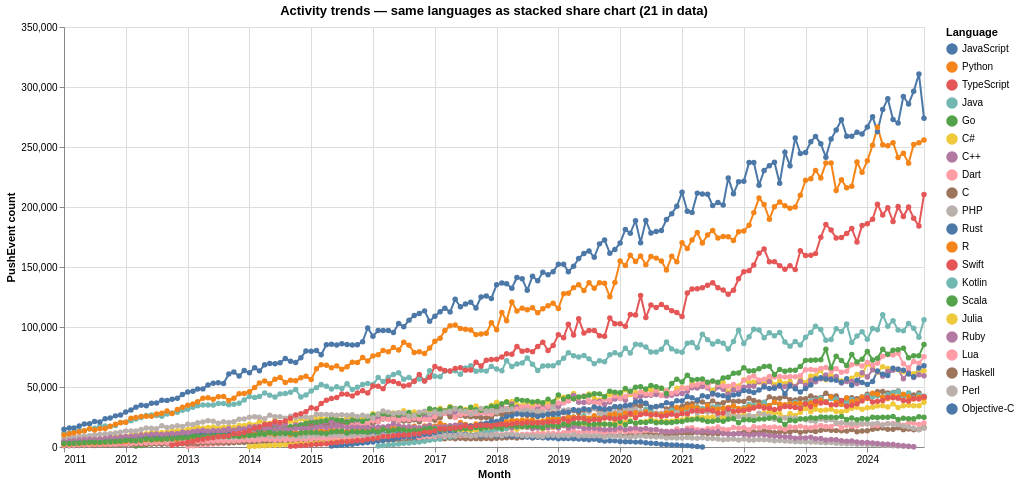

Write a Vega-Lite specification for this figure.
### Vega-Lite specification from a JSON file in a GitHub repository (floating-point values rounded to 4 significant figures; data arrays with more than 128 entries replaced by an {"elided": "..."} marker saying what was removed)
{"config": {"view": {"continuousWidth": 300, "continuousHeight": 300}}, "data": {"name": "data-13496fccf79d7db27b6b25fa1742a8a0"}, "mark": {"type": "line", "point": true}, "encoding": {"color": {"field": "language", "sort": ["JavaScript", "Python", "TypeScript", "Java", "Go", "C#", "C++", "Dart", "C", "PHP", "Rust", "R", "Swift", "Kotlin", "Scala", "Julia", "Ruby", "Lua", "Haskell", "Perl", "Objective-C"], "title": "Language", "type": "nominal"}, "opacity": {"condition": {"param": "param_d17c53de2fbc59c8", "value": 1}, "value": 0.15}, "tooltip": [{"field": "month", "type": "temporal"}, {"field": "language", "type": "nominal"}, {"field": "push_events", "type": "quantitative"}, {"field": "share_pct", "type": "quantitative"}], "x": {"field": "month", "title": "Month", "type": "temporal"}, "y": {"field": "push_events", "title": "PushEvent count", "type": "quantitative"}}, "height": 420, "params": [{"name": "param_d17c53de2fbc59c8", "select": {"type": "point", "fields": ["language"]}, "bind": "legend"}], "title": "Activity trends — same languages as stacked share chart (21 in data)", "width": 860, "$schema": "https://vega.github.io/schema/vega-lite/v6.4.1.json", "datasets": {"data-13496fccf79d7db27b6b25fa1742a8a0": {"elided": "3229 records"}}}
